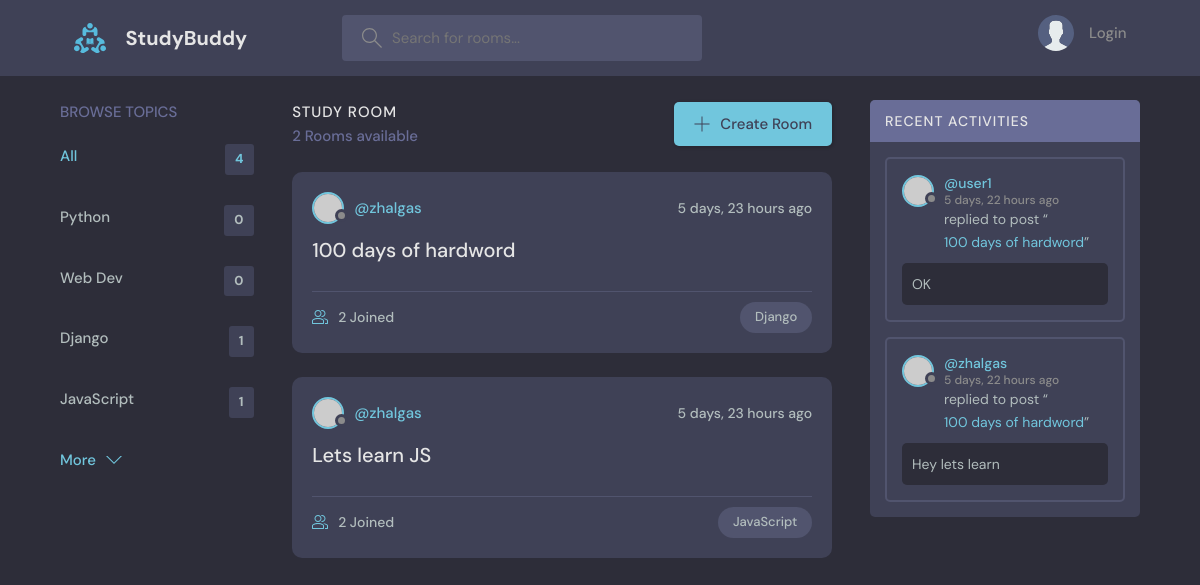
/, run on an earlier commit of the app's database.
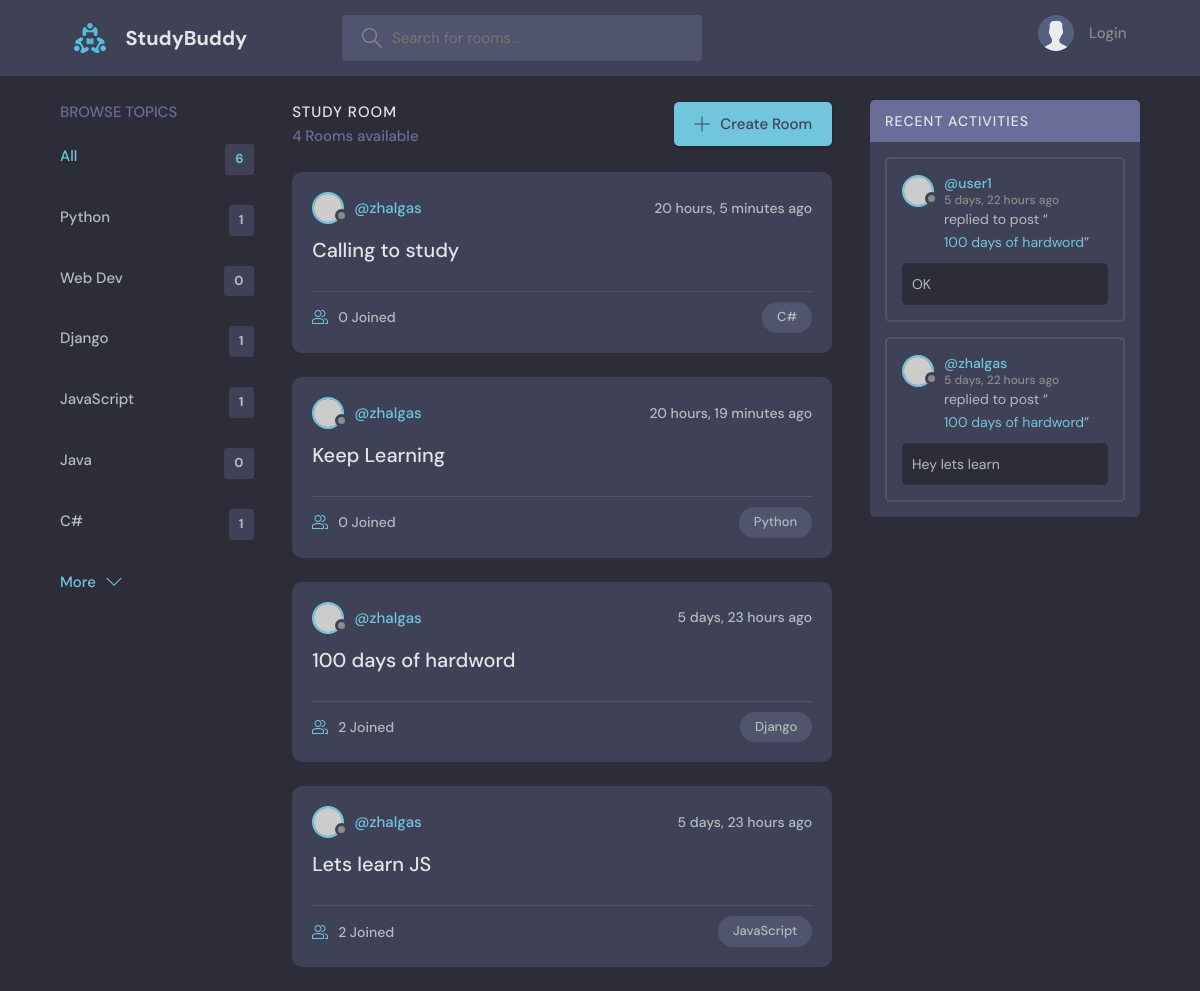
And on a later commit of the database.
### baseapp/models.py (models this page shows, shortened)
class Topic(models.Model):
    name = models.CharField(max_length=200)

class Room(models.Model):
    host = models.ForeignKey(User, on_delete = SET_NULL, null=True)
    topic = models.ForeignKey(Topic, on_delete = models.SET_NULL, null=True)
    name = models.CharField(max_length=200)
    description = models.TextField(null = True, blank = True)
    participants = models.ManyToManyField(User, related_name='participants', blank=True)
    updated = models.DateTimeField(auto_now=True)
    created = models.DateTimeField(auto_now_add=True)
    class Meta:
        ordering = ['-updated', '-created']
    def __str__(self):
        return self.name

class Message(models.Model):
    user = models.ForeignKey(User, on_delete = models.CASCADE)
    room = models.ForeignKey(Room, on_delete = models.CASCADE)
    body = models.TextField()
    updated = models.DateTimeField(auto_now=True)
    created = models.DateTimeField(auto_now_add=True)
    class Meta:
        ordering = ['-updated', '-created']

### baseapp/views.py (the view)
# urls.py: path('', views.home, name = 'home'),
def home(request):
    q = request.GET.get('q', '')
    rooms = Room.objects.filter(
        Q(topic__name__icontains = q) |
        Q(name__icontains = q) |
        Q(description__icontains = q)
    )
    topics = Topic.objects.all()
    room_count = rooms.count()
    room_messages = Message.objects.all().filter(Q(room__topic__name__icontains = q))
    context = {'rooms': rooms, 'topics': topics, 'room_count': room_count, 'room_messages': room_messages}
    return render(request, 'baseapp/home.html', context)

### baseapp/templates/baseapp/home.html (shortened to what this page needs)
{% extends 'main.html' %}
{% block content %}
    <main class="layout layout--3">
      <div class="container">
        {% include 'baseapp/topics_component.html' %}
        <div class="roomList">
          <div class="roomList__header">
            <div>
              <h2>Study Room</h2>
              <p>{{ room_count }} Rooms available</p>
            </div>
            <a class="btn btn--main" href="{% url 'create-room' %}">
              <svg version="1.1" xmlns="http://www.w3.org/2000/svg" width="32" height="32" viewBox="0 0 32 32">
                <title>add</title>
                <path
                  d="M16.943 0.943h-1.885v14.115h-14.115v1.885h14.115v14.115h1.885v-14.115h14.115v-1.885h-14.115v-14.115z"
                ></path>
              </svg>
              Create Room
            </a>
          </div>
            {% include 'baseapp/feeds_component.html' %}
        </div>
        {% include 'baseapp/activity_component.html' %}
      </div>
    </main>
{% endblock content %}

### baseapp/templates/baseapp/topics_component.html
<div class="topics">
  <div class="topics__header">
    <h2>Browse Topics</h2>
  </div>
  <ul class="topics__list">
    <li>
      <a href="{% url 'home' %}" class="active">All <span>{{ topics.count }}</span></a>
    </li>
      {% for topic in topics %}
    <li>
      <a href="{% url 'home' %}?q={{ topic.name }}">{{ topic.name }} <span>{{ topic.room_set.all.count }}</span></a>
    </li>
{% endfor %}
  </ul>
  <a class="btn btn--link" href="topics.html">
    More
    <svg version="1.1" xmlns="http://www.w3.org/2000/svg" width="32" height="32" viewBox="0 0 32 32">
      <title>chevron-down</title>
      <path d="M16 21l-13-13h-3l16 16 16-16h-3l-13 13z"></path>
    </svg>
  </a>
</div>

### baseapp/templates/baseapp/feeds_component.html (shortened to what this page needs)
{%  for room in rooms %}
<div class="roomListRoom">
    <div class="roomListRoom__header">
      <a href="{% url 'user-profile' room.host.id %}" class="roomListRoom__author">
        <div class="avatar avatar--small">
          <img src="https://randomuser.me/api/portraits/women/11.jpg" />
        </div>
        <span>@{{ room.host.username }}</span>
      </a>
      <div class="roomListRoom__actions">
        <span>{{ room.created|timesince }} ago</span>
      </div>
    </div>
    <div class="roomListRoom__content">
      <a href="{% url 'room' room.id %}">{{ room.name }}</a>
    </div>
    <div class="roomListRoom__meta">
      <a href="{% url 'room' room.id %}" class="roomListRoom__joined">
        {{ room.participants.all.count }} Joined
      </a>
      <p class="roomListRoom__topic">{{ room.topic.name }}</p>
    </div>
</div>
{% endfor %}

### baseapp/templates/baseapp/activity_component.html (shortened to what this page needs)
<div class="activities">
  <div class="activities__header">
    <h2>Recent Activities</h2>
  </div>
    {% for message in room_messages %}
  <div class="activities__box">
    <div class="activities__boxHeader roomListRoom__header">
      <a href="{% url 'user-profile' message.user.id %}" class="roomListRoom__author">
        <div class="avatar avatar--small">
          <img src="https://randomuser.me/api/portraits/women/11.jpg" />
        </div>
        <p>
          @{{ message.user }}
          <span>{{ message.created|timesince }} ago</span>
        </p>
      </a>
    </div>
    <div class="activities__boxContent">
      <p>replied to post “<a href="{% url 'room' message.room.id %}">{{ message.room }}</a>”</p>
      <div class="activities__boxRoomContent">
        {{ message.body }}
      </div>
    </div>
  </div>
    {% endfor %}
</div>

What changed in the data, as far as the page shows it:
computed for Topic "Python": room_set.all.count "0" → "1"
added Topic: name "Java", room_set.all.count "0"
added Topic: name "C#", room_set.all.count "1"
added Room: host.username "zhalgas", created "20 hours, 5 minutes", name "Calling to study", participants.all.count "0", topic.name "C#"
added Room: host.username "zhalgas", created "20 hours, 19 minutes", name "Keep Learning", participants.all.count "0", topic.name "Python"
Also different on the page:
{{ topics.count }}: "4" → "6"
{{ room_count }}: "2" → "4"
